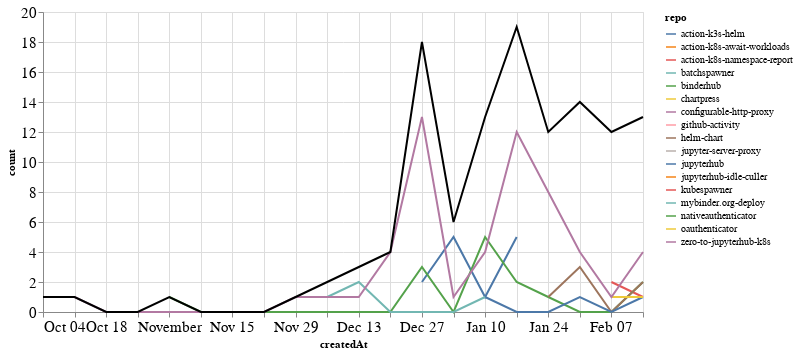

Source (notebook cell):
### Markdown cell above
### PRs

### Code cell
prs_time = prs.groupby('repo').resample('W', on='createdAt').count()['author'].reset_index()
prs_time = prs_time.rename(columns={'author': 'count'})
prs_time_total = prs_time.groupby('createdAt').agg({"count": "sum"}).reset_index()

ch1 = alt.Chart(prs_time, width=600).mark_line().encode(
    x='createdAt',
    y='count',
    color='repo',
    tooltip="repo"
)

ch2 = alt.Chart(prs_time_total, width=600).mark_line(color="black").encode(
    x='createdAt',
    y='count',
)

ch1 + ch2

### Figure 1 — Vega-Lite specification as saved in the notebook (floating-point values rounded to 4 significant figures)
{"config": {"axisLeft": {"labelFontSize": 15}, "axisBottom": {"labelFontSize": 15}}, "layer": [{"data": {"name": "data-afd91dbced3e63c3e45c68fc49717117"}, "mark": "line", "encoding": {"color": {"type": "nominal", "field": "repo"}, "tooltip": {"type": "nominal", "field": "repo"}, "x": {"type": "temporal", "field": "createdAt"}, "y": {"type": "quantitative", "field": "count"}}, "width": 600}, {"data": {"name": "data-567360c2eba0bd45c2732189f39e5706"}, "mark": {"type": "line", "color": "black"}, "encoding": {"x": {"type": "temporal", "field": "createdAt"}, "y": {"type": "quantitative", "field": "count"}}, "width": 600}], "$schema": "https://vega.github.io/schema/vega-lite/v4.8.1.json", "datasets": {"data-afd91dbced3e63c3e45c68fc49717117": [{"repo": "action-k3s-helm", "createdAt": "2020-12-27T00:00:00", "count": 2}, {"repo": "action-k3s-helm", "createdAt": "2021-01-03T00:00:00", "count": 5}, {"repo": "action-k3s-helm", "createdAt": "2021-01-10T00:00:00", "count": 1}, {"repo": "action-k3s-helm", "createdAt": "2021-01-17T00:00:00", "count": 5}, {"repo": "action-k8s-await-workloads", "createdAt": "2021-02-07T00:00:00", "count": 3}, {"repo": "action-k8s-namespace-report", "createdAt": "2021-02-07T00:00:00", "count": 2}, {"repo": "action-k8s-namespace-report", "createdAt": "2021-02-14T00:00:00", "count": 1}, {"repo": "batchspawner", "createdAt": "2021-01-31T00:00:00", "count": 1}, {"repo": "binderhub", "createdAt": "2020-11-01T00:00:00", "count": 1}, {"repo": "binderhub", "createdAt": "2020-11-08T00:00:00", "count": 0}, {"repo": "binderhub", "createdAt": "2020-11-15T00:00:00", "count": 0}, {"repo": "binderhub", "createdAt": "2020-11-22T00:00:00", "count": 0}, {"repo": "binderhub", "createdAt": "2020-11-29T00:00:00", "count": 0}, {"repo": "binderhub", "createdAt": "2020-12-06T00:00:00", "count": 0}, {"repo": "binderhub", "createdAt": "2020-12-13T00:00:00", "count": 0}, {"repo": "binderhub", "createdAt": "2020-12-20T00:00:00", "count": 0}, {"repo": "binderhub", "createdAt": "2020-12-27T00:00:00", "count": 3}, {"repo": "binderhub", "createdAt": "2021-01-03T00:00:00", "count": 0}, {"repo": "binderhub", "createdAt": "2021-01-10T00:00:00", "count": 5}, {"repo": "binderhub", "createdAt": "2021-01-17T00:00:00", "count": 2}, {"repo": "binderhub", "createdAt": "2021-01-24T00:00:00", "count": 1}, {"repo": "binderhub", "createdAt": "2021-01-31T00:00:00", "count": 0}, {"repo": "binderhub", "createdAt": "2021-02-07T00:00:00", "count": 0}, {"repo": "binderhub", "createdAt": "2021-02-14T00:00:00", "count": 2}, {"repo": "chartpress", "createdAt": "2021-01-24T00:00:00", "count": 2}, {"repo": "configurable-http-proxy", "createdAt": "2021-02-07T00:00:00", "count": 2}, {"repo": "github-activity", "createdAt": "2021-01-10T00:00:00", "count": 1}, {"repo": "helm-chart", "createdAt": "2021-01-24T00:00:00", "count": 1}, {"repo": "helm-chart", "createdAt": "2021-01-31T00:00:00", "count": 3}, {"repo": "helm-chart", "createdAt": "2021-02-07T00:00:00", "count": 0}, {"repo": "helm-chart", "createdAt": "2021-02-14T00:00:00", "count": 2}, {"repo": "jupyter-server-proxy", "createdAt": "2021-02-07T00:00:00", "count": 3}, {"repo": "jupyterhub", "createdAt": "2021-01-10T00:00:00", "count": 1}, {"repo": "jupyterhub", "createdAt": "2021-01-17T00:00:00", "count": 0}, {"repo": "jupyterhub", "createdAt": "2021-01-24T00:00:00", "count": 0}, {"repo": "jupyterhub", "createdAt": "2021-01-31T00:00:00", "count": 1}, {"repo": "jupyterhub", "createdAt": "2021-02-07T00:00:00", "count": 0}, {"repo": "jupyterhub", "createdAt": "2021-02-14T00:00:00", "count": 1}, {"repo": "jupyterhub-idle-culler", "createdAt": "2021-01-31T00:00:00", "count": 1}, {"repo": "kubespawner", "createdAt": "2021-02-14T00:00:00", "count": 2}, {"repo": "mybinder.org-deploy", "createdAt": "2020-12-06T00:00:00", "count": 1}, {"repo": "mybinder.org-deploy", "createdAt": "2020-12-13T00:00:00", "count": 2}, {"repo": "mybinder.org-deploy", "createdAt": "2020-12-20T00:00:00", "count": 0}, {"repo": "mybinder.org-deploy", "createdAt": "2020-12-27T00:00:00", "count": 0}, {"repo": "mybinder.org-deploy", "createdAt": "2021-01-03T00:00:00", "count": 0}, {"repo": "mybinder.org-deploy", "createdAt": "2021-01-10T00:00:00", "count": 1}, {"repo": "nativeauthenticator", "createdAt": "2021-01-31T00:00:00", "count": 4}, {"repo": "oauthenticator", "createdAt": "2021-02-07T00:00:00", "count": 1}, {"repo": "oauthenticator", "createdAt": "2021-02-14T00:00:00", "count": 1}, {"repo": "zero-to-jupyterhub-k8s", "createdAt": "2020-10-04T00:00:00", "count": 1}, {"repo": "zero-to-jupyterhub-k8s", "createdAt": "2020-10-11T00:00:00", "count": 1}, {"repo": "zero-to-jupyterhub-k8s", "createdAt": "2020-10-18T00:00:00", "count": 0}, {"repo": "zero-to-jupyterhub-k8s", "createdAt": "2020-10-25T00:00:00", "count": 0}, {"repo": "zero-to-jupyterhub-k8s", "createdAt": "2020-11-01T00:00:00", "count": 0}, {"repo": "zero-to-jupyterhub-k8s", "createdAt": "2020-11-08T00:00:00", "count": 0}, {"repo": "zero-to-jupyterhub-k8s", "createdAt": "2020-11-15T00:00:00", "count": 0}, {"repo": "zero-to-jupyterhub-k8s", "createdAt": "2020-11-22T00:00:00", "count": 0}, {"repo": "zero-to-jupyterhub-k8s", "createdAt": "2020-11-29T00:00:00", "count": 1}, {"repo": "zero-to-jupyterhub-k8s", "createdAt": "2020-12-06T00:00:00", "count": 1}, {"repo": "zero-to-jupyterhub-k8s", "createdAt": "2020-12-13T00:00:00", "count": 1}, {"repo": "zero-to-jupyterhub-k8s", "createdAt": "2020-12-20T00:00:00", "count": 4}, {"repo": "zero-to-jupyterhub-k8s", "createdAt": "2020-12-27T00:00:00", "count": 13}, {"repo": "zero-to-jupyterhub-k8s", "createdAt": "2021-01-03T00:00:00", "count": 1}, {"repo": "zero-to-jupyterhub-k8s", "createdAt": "2021-01-10T00:00:00", "count": 4}, {"repo": "zero-to-jupyterhub-k8s", "createdAt": "2021-01-17T00:00:00", "count": 12}, {"repo": "zero-to-jupyterhub-k8s", "createdAt": "2021-01-24T00:00:00", "count": 8}, {"repo": "zero-to-jupyterhub-k8s", "createdAt": "2021-01-31T00:00:00", "count": 4}, {"repo": "zero-to-jupyterhub-k8s", "createdAt": "2021-02-07T00:00:00", "count": 1}, {"repo": "zero-to-jupyterhub-k8s", "createdAt": "2021-02-14T00:00:00", "count": 4}], "data-567360c2eba0bd45c2732189f39e5706": [{"createdAt": "2020-10-04T00:00:00", "count": 1}, {"createdAt": "2020-10-11T00:00:00", "count": 1}, {"createdAt": "2020-10-18T00:00:00", "count": 0}, {"createdAt": "2020-10-25T00:00:00", "count": 0}, {"createdAt": "2020-11-01T00:00:00", "count": 1}, {"createdAt": "2020-11-08T00:00:00", "count": 0}, {"createdAt": "2020-11-15T00:00:00", "count": 0}, {"createdAt": "2020-11-22T00:00:00", "count": 0}, {"createdAt": "2020-11-29T00:00:00", "count": 1}, {"createdAt": "2020-12-06T00:00:00", "count": 2}, {"createdAt": "2020-12-13T00:00:00", "count": 3}, {"createdAt": "2020-12-20T00:00:00", "count": 4}, {"createdAt": "2020-12-27T00:00:00", "count": 18}, {"createdAt": "2021-01-03T00:00:00", "count": 6}, {"createdAt": "2021-01-10T00:00:00", "count": 13}, {"createdAt": "2021-01-17T00:00:00", "count": 19}, {"createdAt": "2021-01-24T00:00:00", "count": 12}, {"createdAt": "2021-01-31T00:00:00", "count": 14}, {"createdAt": "2021-02-07T00:00:00", "count": 12}, {"createdAt": "2021-02-14T00:00:00", "count": 13}]}}
